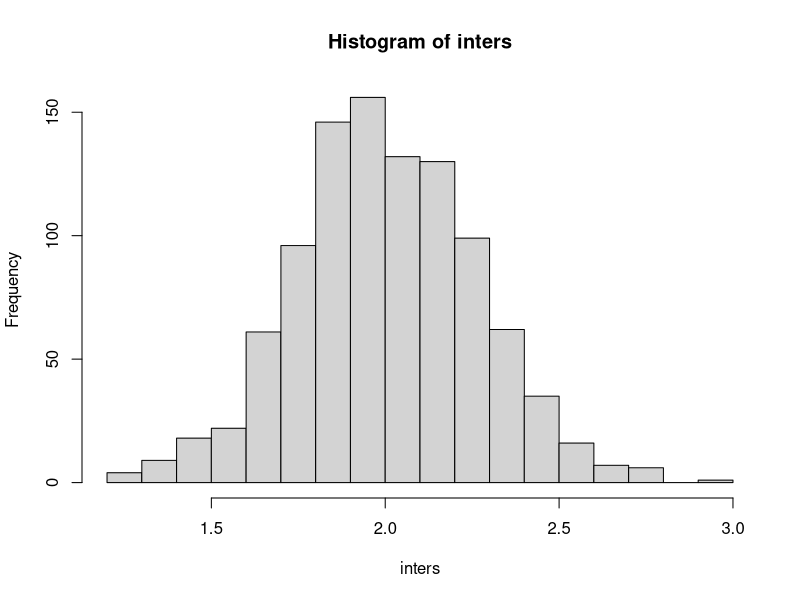

The R script that drew this image:
xi = seq(1,10,0.5)
n = length(xi)
inters = rep(NA, 1000)
slopes = rep(NA, 1000)
for (i in 1:length(inters)){  
  yi = rnorm(n,mean=1*xi+2, sd = 0.5) #DGP
  res = lm(yi ~ xi)  
  inters[i] = res$coefficients[1]  
  slopes[i] = res$coefficients[2]
}
#Change N, sd in DGP
hist(inters,20)
mean(inters) 

sd(inters) 
mean(slopes)
sd(slopes)
